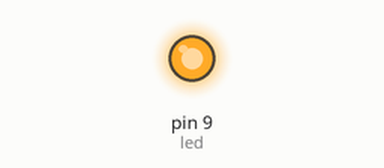
The sketch below on a simulated Arduino Uno, built with avr-gcc and run on an emulated ATmega328P. On the bench: output pins drawn as LEDs (lit = HIGH).

Above: at 2.1 s.
At 39.1 s:
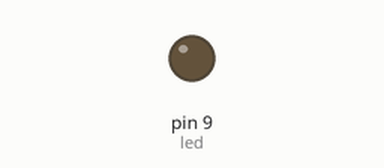
Timing chart, 0 to 40.0 s (numbered marks = the images above):
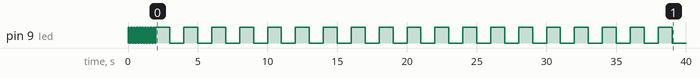

Measured:
- by itself, pin 9 (led): goes 10 × (HIGH 0.10 s, LOW 0.10 s), 18 × (HIGH 1.0 s, LOW 1.0 s), HIGH 1.0 s, then LOW

The sketch:

LED_Blink.ino
```cpp
int led = 9;
int counter = 0;

void setup()
{
  pinMode(led,OUTPUT);
}

void loop() {


  if (counter<10)
  {
  digitalWrite(led,HIGH);
  delay(100);
  digitalWrite(led,LOW);
  delay(100);
  }
  else
  {
  digitalWrite(led,HIGH);
  delay(1000);
  digitalWrite(led,LOW);
  delay(1000);
  }
  counter++;
}
```
